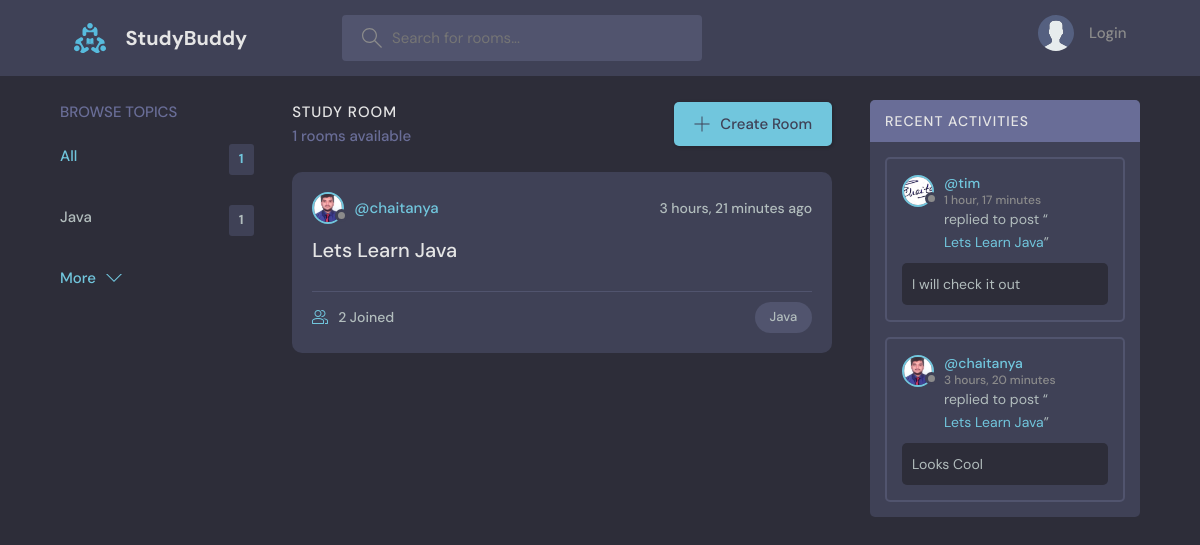
The page / on the database its author committed.
### base/models.py (models this page shows, shortened)
class Topic(models.Model):
    name = models.CharField(max_length=200)

class Room(models.Model):
    host = models.ForeignKey(User, on_delete=models.SET_NULL, null=True)
    topic = models.ForeignKey(Topic, on_delete=models.SET_NULL, null=True)
    name = models.CharField(max_length=200)
    description = models.TextField(null=True, blank=True) # blank = True specifies that when a user saves data, the form could be empty
    participants = models.ManyToManyField(User, related_name="participants", blank=True)
    updated = models.DateTimeField(auto_now=True)
    created = models.DateTimeField(auto_now_add=True)
    class Meta:
        ordering = ['-updated', '-created']
    def __str__(self):
        return self.name

class User(AbstractUser):
    name = models.CharField(max_length=200, null=True)
    email = models.EmailField(null=True, unique=True)
    bio = models.TextField(null=True)
    avatar = models.ImageField(null=True, default="avatar.svg")
    USERNAME_FIELD = 'email'
    REQUIRED_FIELDS = []

class Message(models.Model):
    user = models.ForeignKey(User, on_delete=models.CASCADE)
    room = models.ForeignKey(Room, on_delete=models.CASCADE)
    body = models.TextField()
    updated = models.DateTimeField(auto_now=True)
    created = models.DateTimeField(auto_now_add=True)
    class Meta:
        ordering = ['-updated', '-created']

### base/views.py (the view)
# urls.py: path('', views.home, name="home"),
def home(request):
    q = request.GET.get('q') if request.GET.get('q') != None else ''
    rooms = Room.objects.filter(
        Q(topic__name__icontains=q) |
        Q(name__icontains=q) |
        Q(description__icontains=q)
        ) # search is case insensitive
    topics = Topic.objects.all()[0:5]
    room_count = rooms.count()
    roomMessages = Message.objects.filter(Q(room__topic__name__icontains=q))
    context = {'rooms': rooms, 'topics': topics, 'room_count':room_count, 'roomMessages': roomMessages}
    return render(request, 'base/home.html', context)

### base/templates/base/home.html (shortened to what this page needs)
{% extends "main.html" %}
{% block content %}
    <main class="layout layout--3">
      <div class="container">
        {% include "base/topics-component.html" %}
        <div class="roomList">
          <div class="roomList__header">
            <div>
              <h2>Study Room</h2>
              <p>{{room_count}} rooms available</p>
            </div>
            <a class="btn btn--main" href="{% url 'create-room' %}">
              <svg version="1.1" xmlns="http://www.w3.org/2000/svg" width="32" height="32" viewBox="0 0 32 32">
                <title>add</title>
                <path
                  d="M16.943 0.943h-1.885v14.115h-14.115v1.885h14.115v14.115h1.885v-14.115h14.115v-1.885h-14.115v-14.115z"
                ></path>
              </svg>
              Create Room
            </a>
          </div>
          {% include "base/feed-component.html" %}
        </div>
        {% include "base/activity-component.html"%}
      </div>
    </main>
{% endblock content %}

### base/templates/base/topics-component.html
<div class="topics">
    <div class="topics__header">
      <h2>Browse Topics</h2>
    </div>
    <ul class="topics__list">
      <li>
        <a href="{% url 'home' %}" class="active">All <span>{{topics.count}}</span></a>
      </li>
      {% for topic in topics %}
      <li>
        <a href="{% url 'home' %}?q={{topic.name}}">{{topic.name}}<span>{{topic.room_set.all.count}}</span></a>
      </li>
      {% endfor %}
    </ul>
    <a class="btn btn--link" href="{% url 'topics' %}">
      More
      <svg version="1.1" xmlns="http://www.w3.org/2000/svg" width="32" height="32" viewBox="0 0 32 32">
        <title>chevron-down</title>
        <path d="M16 21l-13-13h-3l16 16 16-16h-3l-13 13z"></path>
      </svg>
    </a>
  </div>

### base/templates/base/feed-component.html (shortened to what this page needs)
{% for room in rooms %}
<div class="roomListRoom">
    <div class="roomListRoom__header">
      <a href="{% url 'user-profile' room.host.id%}" class="roomListRoom__author">
        <div class="avatar avatar--small {% if request.user.is_authenticated %} avatar avatar--medium active {% endif %}">
          <img src="{{room.host.avatar.url}}" />
        </div>
        <span>@{{room.host.username}}</span>
      </a>
      <div class="roomListRoom__actions">
        <span>{{room.created | timesince}} ago</span>
      </div>
    </div>
    <div class="roomListRoom__content">
      <a href="{% url 'room' room.id %}">{{room.name}}</a>
    </div>
    <div class="roomListRoom__meta">
      <a href="{% url 'room' room.id %}" class="roomListRoom__joined">
        {{room.participants.all.count}} Joined
      </a>
      <p class="roomListRoom__topic">{{room.topic.name}}</p>
    </div>
  </div>
  {% endfor %}

### base/templates/base/activity-component.html (shortened to what this page needs)
<div class="activities">
    <div class="activities__header">
      <h2>Recent Activities</h2>
    </div>
    {% for message in roomMessages %}
    <div class="activities__box">
      <div class="activities__boxHeader roomListRoom__header">
        <a href="{% url 'user-profile' message.user.id %}" class="roomListRoom__author">
          <div class="avatar avatar--small {% if request.user.is_authenticated %} avatar avatar--medium active {% endif %}">
            <img src="{{message.user.avatar.url}}" />
          </div>
          <p>
            @{{message.user.username}}
            <span>{{message.created | timesince}}</span>
          </p>
        </a>
      </div>
      <div class="activities__boxContent">
        <p>replied to post “<a href="{% url 'room' message.room.id %}">{{message.room}}</a>”</p>
        <div class="activities__boxRoomContent">
            {{message.body}}
        </div>
      </div>
    </div>
    {% endfor %}
</div>

### rows shown on the page
Topic: name "Java", room_set.all.count "1"
Room: host.avatar (picture), host.username "chaitanya", created "3 hours, 21 minutes", name "Lets Learn Java", participants.all.count "2", topic.name "Java"
Message: user.avatar (picture), user.username "tim", created "1 hour, 17 minutes", room "Lets Learn Java", body "I will check it out"
Message: user.avatar (picture), user.username "chaitanya", created "3 hours, 20 minutes", room "Lets Learn Java", body "Looks Cool"

### other values the page prints
{{ topics.count }} "1"
{{ room_count }} "1"
